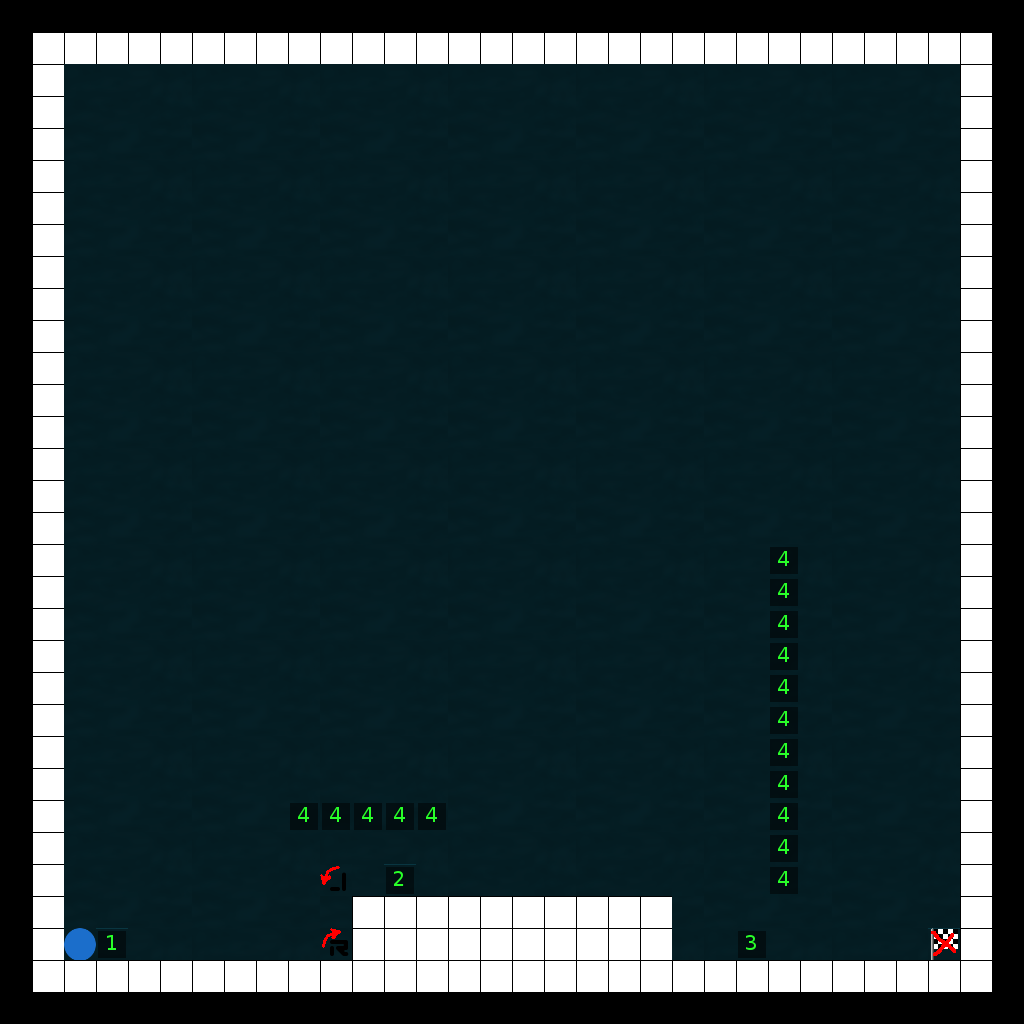

A 2D game scene composited from a Tiled map and its tileset images. What follows is a short description and the map's XML, with every tile layer's data as written:
An orthogonal 32x32 tile map with 32x32 px tiles, 2 tile layers (mapa, geometria).

<map version="1.0" orientation="orthogonal" width="32" height="32" tilewidth="32" tileheight="32">
 <tileset firstgid="1" name="tileset" tilewidth="32" tileheight="32">
  <image source="../gfx/tileset.png" width="256" height="512" />
 </tileset>
 <layer name="mapa" width="32" height="32">
  <data encoding="csv">
0,0,0,0,0,0,0,0,0,0,0,0,0,0,0,0,0,0,0,0,0,0,0,0,0,0,0,0,0,0,0,0,
0,49,50,50,50,50,50,50,50,50,50,50,50,50,50,50,50,50,50,50,50,50,50,50,50,50,50,50,50,50,50,0,
0,57,11,12,13,14,11,12,13,14,11,12,13,14,11,12,13,14,11,12,13,14,11,12,13,14,11,12,13,14,59,0,
0,57,19,20,21,22,19,20,21,22,19,20,21,22,19,20,21,22,19,20,21,22,19,20,21,22,19,20,21,22,59,0,
0,57,27,28,29,30,27,28,29,30,27,28,29,30,27,28,29,30,27,28,29,30,27,28,29,30,27,28,29,30,59,0,
0,57,11,12,13,14,11,12,13,14,11,12,13,14,11,12,13,14,11,12,13,14,11,12,13,14,11,12,13,14,59,0,
0,57,19,20,21,22,19,20,21,22,19,20,21,22,19,20,21,22,19,20,21,22,19,20,21,22,19,20,21,22,59,0,
0,57,27,28,29,30,27,28,29,30,27,28,29,30,27,28,29,30,27,28,29,30,27,28,29,30,27,28,29,30,59,0,
0,57,11,12,13,14,11,12,13,14,11,12,13,14,11,12,13,14,11,12,13,14,11,12,13,14,11,12,13,14,59,0,
0,57,19,20,21,22,19,20,21,22,19,20,21,22,19,20,21,22,19,20,21,22,19,20,21,22,19,20,21,22,59,0,
0,57,27,28,29,30,27,28,29,30,27,28,29,30,27,28,29,30,27,28,29,30,27,28,29,30,27,28,29,30,59,0,
0,57,11,12,13,14,11,12,13,14,11,12,13,14,11,12,13,14,11,12,13,14,11,12,13,14,11,12,13,14,59,0,
0,57,19,20,21,22,19,20,21,22,19,20,21,22,19,20,21,22,19,20,21,22,19,20,21,22,19,20,21,22,59,0,
0,57,27,28,29,30,27,28,29,30,27,28,29,30,27,28,29,30,27,28,29,30,27,28,29,30,27,28,29,30,59,0,
0,57,11,12,13,14,11,12,13,14,11,12,13,14,11,12,13,14,11,12,13,14,11,12,13,14,11,12,13,14,59,0,
0,57,19,20,21,22,19,20,21,22,19,20,21,22,19,20,21,22,19,20,21,22,19,20,21,22,19,20,21,22,59,0,
0,57,27,28,29,30,27,28,29,30,27,28,29,30,27,28,29,30,27,28,29,30,27,28,29,30,27,28,29,30,59,0,
0,57,11,12,13,14,11,12,13,14,11,12,13,14,11,12,13,14,11,12,13,14,11,12,13,14,11,12,13,14,59,0,
0,57,19,20,21,22,19,20,21,22,19,20,21,22,19,20,21,22,19,20,21,22,19,20,21,22,19,20,21,22,59,0,
0,57,27,28,29,30,27,28,29,30,27,28,29,30,27,28,29,30,27,28,29,30,27,28,29,30,27,28,29,30,59,0,
0,57,11,12,13,14,11,12,13,14,11,12,13,14,11,12,13,14,11,12,13,14,11,12,13,14,11,12,13,14,59,0,
0,57,19,20,21,22,19,20,21,22,19,20,21,22,19,20,21,22,19,20,21,22,19,20,21,22,19,20,21,22,59,0,
0,57,27,28,29,30,27,28,29,30,27,28,29,30,27,28,29,30,27,28,29,30,27,28,29,30,27,28,29,30,59,0,
0,57,11,12,13,14,11,12,13,14,11,12,13,14,11,12,13,14,11,12,13,14,11,12,13,14,11,12,13,14,59,0,
0,57,19,20,21,22,19,20,21,22,19,20,21,22,19,20,21,22,19,20,21,22,19,20,21,22,19,20,21,22,59,0,
0,57,27,28,29,30,27,28,29,30,27,28,29,30,27,28,29,30,27,28,29,30,27,28,29,30,27,28,29,30,59,0,
0,57,11,12,13,14,11,12,13,14,11,12,13,14,11,12,13,14,11,12,13,14,11,12,13,14,11,12,13,14,59,0,
0,57,19,20,21,22,19,20,21,22,120,20,21,22,19,20,21,22,19,20,21,21,19,20,21,22,19,20,21,22,59,0,
0,57,27,28,29,30,27,28,29,30,27,52,53,53,53,53,53,53,53,53,56,30,27,28,29,30,27,28,29,30,59,0,
0,57,11,12,13,14,11,12,13,14,113,68,58,58,58,58,58,58,58,58,64,14,11,12,13,14,11,12,13,89,59,0,
0,65,66,66,66,81,82,83,66,66,66,86,86,86,86,86,86,86,86,86,86,66,66,66,66,66,66,66,66,66,67,0,
0,0,0,0,0,0,0,0,0,0,0,0,0,0,0,0,0,0,0,0,0,0,0,0,0,0,0,0,0,0,0,0
</data>
 </layer>
 <layer name="geometria" width="32" height="32">
  <data encoding="csv">
0,0,0,0,0,0,0,0,0,0,0,0,0,0,0,0,0,0,0,0,0,0,0,0,0,0,0,0,0,0,0,0,
0,34,34,34,34,34,34,34,34,34,34,34,34,34,34,34,34,34,34,34,34,34,34,34,34,34,34,34,34,34,34,0,
0,34,0,0,0,0,0,0,0,0,0,0,0,0,0,0,0,0,0,0,0,0,0,0,0,0,0,0,0,0,34,0,
0,34,0,0,0,0,0,0,0,0,0,0,0,0,0,0,0,0,0,0,0,0,0,0,0,0,0,0,0,0,34,0,
0,34,0,0,0,0,0,0,0,0,0,0,0,0,0,0,0,0,0,0,0,0,0,0,0,0,0,0,0,0,34,0,
0,34,0,0,0,0,0,0,0,0,0,0,0,0,0,0,0,0,0,0,0,0,0,0,0,0,0,0,0,0,34,0,
0,34,0,0,0,0,0,0,0,0,0,0,0,0,0,0,0,0,0,0,0,0,0,0,0,0,0,0,0,0,34,0,
0,34,0,0,0,0,0,0,0,0,0,0,0,0,0,0,0,0,0,0,0,0,0,0,0,0,0,0,0,0,34,0,
0,34,0,0,0,0,0,0,0,0,0,0,0,0,0,0,0,0,0,0,0,0,0,0,0,0,0,0,0,0,34,0,
0,34,0,0,0,0,0,0,0,0,0,0,0,0,0,0,0,0,0,0,0,0,0,0,0,0,0,0,0,0,34,0,
0,34,0,0,0,0,0,0,0,0,0,0,0,0,0,0,0,0,0,0,0,0,0,0,0,0,0,0,0,0,34,0,
0,34,0,0,0,0,0,0,0,0,0,0,0,0,0,0,0,0,0,0,0,0,0,0,0,0,0,0,0,0,34,0,
0,34,0,0,0,0,0,0,0,0,0,0,0,0,0,0,0,0,0,0,0,0,0,0,0,0,0,0,0,0,34,0,
0,34,0,0,0,0,0,0,0,0,0,0,0,0,0,0,0,0,0,0,0,0,0,0,0,0,0,0,0,0,34,0,
0,34,0,0,0,0,0,0,0,0,0,0,0,0,0,0,0,0,0,0,0,0,0,0,0,0,0,0,0,0,34,0,
0,34,0,0,0,0,0,0,0,0,0,0,0,0,0,0,0,0,0,0,0,0,0,0,0,0,0,0,0,0,34,0,
0,34,0,0,0,0,0,0,0,0,0,0,0,0,0,0,0,0,0,0,0,0,0,0,0,0,0,0,0,0,34,0,
0,34,0,0,0,0,0,0,0,0,0,0,0,0,0,0,0,0,0,0,0,0,0,0,40,0,0,0,0,0,34,0,
0,34,0,0,0,0,0,0,0,0,0,0,0,0,0,0,0,0,0,0,0,0,0,0,40,0,0,0,0,0,34,0,
0,34,0,0,0,0,0,0,0,0,0,0,0,0,0,0,0,0,0,0,0,0,0,0,40,0,0,0,0,0,34,0,
0,34,0,0,0,0,0,0,0,0,0,0,0,0,0,0,0,0,0,0,0,0,0,0,40,0,0,0,0,0,34,0,
0,34,0,0,0,0,0,0,0,0,0,0,0,0,0,0,0,0,0,0,0,0,0,0,40,0,0,0,0,0,34,0,
0,34,0,0,0,0,0,0,0,0,0,0,0,0,0,0,0,0,0,0,0,0,0,0,40,0,0,0,0,0,34,0,
0,34,0,0,0,0,0,0,0,0,0,0,0,0,0,0,0,0,0,0,0,0,0,0,40,0,0,0,0,0,34,0,
0,34,0,0,0,0,0,0,0,0,0,0,0,0,0,0,0,0,0,0,0,0,0,0,40,0,0,0,0,0,34,0,
0,34,0,0,0,0,0,0,0,40,40,40,40,40,0,0,0,0,0,0,0,0,0,0,40,0,0,0,0,0,34,0,
0,34,0,0,0,0,0,0,0,0,0,0,0,0,0,0,0,0,0,0,0,0,0,0,40,0,0,0,0,0,34,0,
0,34,0,0,0,0,0,0,0,0,0,0,38,0,0,0,0,0,0,0,0,0,0,0,40,0,0,0,0,0,34,0,
0,34,0,0,0,0,0,0,0,0,0,34,34,34,34,34,34,34,34,34,34,0,0,0,0,0,0,0,0,0,34,0,
0,34,33,37,0,0,0,0,0,0,0,34,34,34,34,34,34,34,34,34,34,0,0,39,0,0,0,0,0,35,34,0,
0,34,34,34,34,34,34,34,34,34,34,34,34,34,34,34,34,34,34,34,34,34,34,34,34,34,34,34,34,34,34,0,
0,0,0,0,0,0,0,0,0,0,0,0,0,0,0,0,0,0,0,0,0,0,0,0,0,0,0,0,0,0,0,0
</data>
 </layer>
</map>
